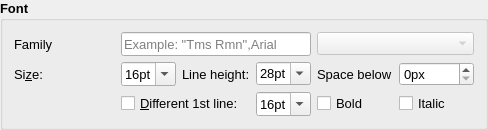
                         <widget class="QGroupBox" name="gbFont">
                          <property name="minimumSize">
                           <size>
                            <width>270</width>
                            <height>130</height>
                           </size>
                          </property>
                          <property name="font">
                           <font>
                            <family>Arial</family>
                            <pointsize>10</pointsize>
                            <weight>75</weight>
                            <bold>true</bold>
                           </font>
                          </property>
                          <property name="title">
                           <string>Font</string>
                          </property>
                          <layout class="QGridLayout" name="gridLayout_9">
                           <item row="0" column="0">
                            <widget class="QLabel" name="label_27">
                             <property name="font">
                              <font>
                               <family>Arial</family>
                               <pointsize>10</pointsize>
                               <weight>50</weight>
                               <bold>false</bold>
                              </font>
                             </property>
                             <property name="text">
                              <string>Family</string>
                             </property>
                             <property name="buddy">
                              <cstring>edtFontFamily</cstring>
                             </property>
                            </widget>
                           </item>
                           <item row="0" column="1" colspan="3">
                            <widget class="QLineEdit" name="edtFontFamily">
                             <property name="minimumSize">
                              <size>
                               <width>0</width>
                               <height>24</height>
                              </size>
                             </property>
                             <property name="font">
                              <font>
                               <family>Arial</family>
                               <pointsize>10</pointsize>
                               <weight>50</weight>
                               <bold>false</bold>
                              </font>
                             </property>
                             <property name="placeholderText">
                              <string>Example: &quot;Tms Rmn&quot;,Arial</string>
                             </property>
                            </widget>
                           </item>
                           <item row="0" column="4" colspan="2">
                            <widget class="QComboBox" name="cbFonts">
                             <property name="enabled">
                              <bool>false</bool>
                             </property>
                             <property name="toolTip">
                              <string>&lt;html&gt;&lt;head/&gt;&lt;body&gt;&lt;p&gt;If you gave any default font names or &lt;/p&gt;&lt;p&gt;Google font names you can select them &lt;/p&gt;&lt;p&gt;too using this combo box.&lt;/p&gt;&lt;/body&gt;&lt;/html&gt;</string>
                             </property>
                             <property name="placeholderText">
                              <string>Select specified font</string>
                             </property>
                            </widget>
                           </item>
                           <item row="1" column="0">
                            <widget class="QLabel" name="label_28">
                             <property name="font">
                              <font>
                               <family>Arial</family>
                               <pointsize>10</pointsize>
                               <weight>50</weight>
                               <bold>false</bold>
                              </font>
                             </property>
                             <property name="text">
                              <string>Si&amp;ze:</string>
                             </property>
                             <property name="buddy">
                              <cstring>cbFontSizeInPoints</cstring>
                             </property>
                            </widget>
                           </item>
                           <item row="1" column="1">
                            <widget class="QComboBox" name="cbFontSizeInPoints">
                             <property name="minimumSize">
                              <size>
                               <width>0</width>
                               <height>24</height>
                              </size>
                             </property>
                             <property name="font">
                              <font>
                               <family>Arial</family>
                               <pointsize>10</pointsize>
                               <weight>50</weight>
                               <bold>false</bold>
                              </font>
                             </property>
                             <property name="editable">
                              <bool>true</bool>
                             </property>
                             <property name="currentIndex">
                              <number>6</number>
                             </property>
                             <property name="insertPolicy">
                              <enum>QComboBox::InsertAtTop</enum>
                             </property>
                             <item>
                              <property name="text">
                               <string>8pt</string>
                              </property>
                             </item>
                             <item>
                              <property name="text">
                               <string>9pt</string>
                              </property>
                             </item>
                             <item>
                              <property name="text">
                               <string>10pt</string>
                              </property>
                             </item>
                             <item>
                              <property name="text">
                               <string>11pt</string>
                              </property>
                             </item>
                             <item>
                              <property name="text">
                               <string>12pt</string>
                              </property>
                             </item>
                             <item>
                              <property name="text">
                               <string>14pt</string>
                              </property>
                             </item>
                             <item>
                              <property name="text">
                               <string>16pt</string>
                              </property>
                             </item>
                             <item>
                              <property name="text">
                               <string>18pt</string>
                              </property>
                             </item>
                             <item>
                              <property name="text">
                               <string>20pt</string>
                              </property>
                             </item>
                             <item>
                              <property name="text">
                               <string>22pt</string>
                              </property>
                             </item>
                             <item>
                              <property name="text">
                               <string>24pt</string>
                              </property>
                             </item>
                             <item>
                              <property name="text">
                               <string>26pt</string>
                              </property>
                             </item>
                             <item>
                              <property name="text">
                               <string>28pt</string>
                              </property>
                             </item>
                             <item>
                              <property name="text">
                               <string>36pt</string>
                              </property>
                             </item>
                             <item>
                              <property name="text">
                               <string>48pt</string>
                              </property>
                             </item>
                             <item>
                              <property name="text">
                               <string>72pt</string>
                              </property>
                             </item>
                            </widget>
                           </item>
                           <item row="1" column="2">
                            <widget class="QLabel" name="label_32">
                             <property name="font">
                              <font>
                               <family>Arial</family>
                               <pointsize>10</pointsize>
                               <weight>50</weight>
                               <bold>false</bold>
                              </font>
                             </property>
                             <property name="text">
                              <string>Line height:</string>
                             </property>
                            </widget>
                           </item>
                           <item row="1" column="3">
                            <widget class="QComboBox" name="cbLineHeight">
                             <property name="font">
                              <font>
                               <family>Arial</family>
                               <pointsize>10</pointsize>
                               <weight>50</weight>
                               <bold>false</bold>
                              </font>
                             </property>
                             <property name="editable">
                              <bool>true</bool>
                             </property>
                             <property name="currentIndex">
                              <number>12</number>
                             </property>
                             <property name="insertPolicy">
                              <enum>QComboBox::InsertAtTop</enum>
                             </property>
                             <item>
                              <property name="text">
                               <string>8pt</string>
                              </property>
                             </item>
                             <item>
                              <property name="text">
                               <string>9pt</string>
                              </property>
                             </item>
                             <item>
                              <property name="text">
                               <string>10pt</string>
                              </property>
                             </item>
                             <item>
                              <property name="text">
                               <string>11pt</string>
                              </property>
                             </item>
                             <item>
                              <property name="text">
                               <string>12pt</string>
                              </property>
                             </item>
                             <item>
                              <property name="text">
                               <string>14pt</string>
                              </property>
                             </item>
                             <item>
                              <property name="text">
                               <string>16pt</string>
                              </property>
                             </item>
                             <item>
                              <property name="text">
                               <string>18pt</string>
                              </property>
                             </item>
                             <item>
                              <property name="text">
                               <string>20pt</string>
                              </property>
                             </item>
                             <item>
                              <property name="text">
                               <string>22pt</string>
                              </property>
                             </item>
                             <item>
                              <property name="text">
                               <string>24pt</string>
                              </property>
                             </item>
                             <item>
                              <property name="text">
                               <string>26pt</string>
                              </property>
                             </item>
                             <item>
                              <property name="text">
                               <string>28pt</string>
                              </property>
                             </item>
                             <item>
                              <property name="text">
                               <string>36pt</string>
                              </property>
                             </item>
                             <item>
                              <property name="text">
                               <string>48pt</string>
                              </property>
                             </item>
                             <item>
                              <property name="text">
                               <string>72pt</string>
                              </property>
                             </item>
                            </widget>
                           </item>
                           <item row="1" column="4">
                            <widget class="QLabel" name="label_6">
                             <property name="font">
                              <font>
                               <family>Arial</family>
                               <pointsize>10</pointsize>
                               <weight>50</weight>
                               <bold>false</bold>
                              </font>
                             </property>
                             <property name="text">
                              <string>Space below</string>
                             </property>
                            </widget>
                           </item>
                           <item row="1" column="5">
                            <widget class="QSpinBox" name="sbSpaceAfter">
                             <property name="font">
                              <font>
                               <family>Arial</family>
                               <pointsize>10</pointsize>
                               <weight>50</weight>
                               <bold>false</bold>
                              </font>
                             </property>
                             <property name="suffix">
                              <string>px</string>
                             </property>
                             <property name="maximum">
                              <number>100</number>
                             </property>
                            </widget>
                           </item>
                           <item row="2" column="0">
                            <spacer name="horizontalSpacer_13">
                             <property name="orientation">
                              <enum>Qt::Horizontal</enum>
                             </property>
                             <property name="sizeHint" stdset="0">
                              <size>
                               <width>53</width>
                               <height>20</height>
                              </size>
                             </property>
                            </spacer>
                           </item>
                           <item row="2" column="1" colspan="2">
                            <widget class="QCheckBox" name="chkDifferentFirstLine">
                             <property name="font">
                              <font>
                               <family>Arial</family>
                               <pointsize>10</pointsize>
                               <weight>50</weight>
                               <bold>false</bold>
                              </font>
                             </property>
                             <property name="text">
                              <string>&amp;Different 1st line:</string>
                             </property>
                            </widget>
                           </item>
                           <item row="2" column="3">
                            <widget class="QComboBox" name="cbPointSizeFirstLine">
                             <property name="minimumSize">
                              <size>
                               <width>0</width>
                               <height>24</height>
                              </size>
                             </property>
                             <property name="font">
                              <font>
                               <family>Arial</family>
                               <pointsize>10</pointsize>
                               <weight>50</weight>
                               <bold>false</bold>
                              </font>
                             </property>
                             <property name="editable">
                              <bool>true</bool>
                             </property>
                             <property name="currentIndex">
                              <number>6</number>
                             </property>
                             <property name="insertPolicy">
                              <enum>QComboBox::InsertAtTop</enum>
                             </property>
                             <item>
                              <property name="text">
                               <string>8pt</string>
                              </property>
                             </item>
                             <item>
                              <property name="text">
                               <string>9pt</string>
                              </property>
                             </item>
                             <item>
                              <property name="text">
                               <string>10pt</string>
                              </property>
                             </item>
                             <item>
                              <property name="text">
                               <string>11pt</string>
                              </property>
                             </item>
                             <item>
                              <property name="text">
                               <string>12pt</string>
                              </property>
                             </item>
                             <item>
                              <property name="text">
                               <string>14pt</string>
                              </property>
                             </item>
                             <item>
                              <property name="text">
                               <string>16pt</string>
                              </property>
                             </item>
                             <item>
                              <property name="text">
                               <string>18pt</string>
                              </property>
                             </item>
                             <item>
                              <property name="text">
                               <string>20pt</string>
                              </property>
                             </item>
                             <item>
                              <property name="text">
                               <string>22pt</string>
                              </property>
                             </item>
                             <item>
                              <property name="text">
                               <string>24pt</string>
                              </property>
                             </item>
                             <item>
                              <property name="text">
                               <string>26pt</string>
                              </property>
                             </item>
                             <item>
                              <property name="text">
                               <string>28pt</string>
                              </property>
                             </item>
                             <item>
                              <property name="text">
                               <string>36pt</string>
                              </property>
                             </item>
                             <item>
                              <property name="text">
                               <string>48pt</string>
                              </property>
                             </item>
                             <item>
                              <property name="text">
                               <string>72pt</string>
                              </property>
                             </item>
                            </widget>
                           </item>
                           <item row="2" column="4">
                            <widget class="QCheckBox" name="chkBold">
                             <property name="font">
                              <font>
                               <family>Arial</family>
                               <pointsize>10</pointsize>
                               <weight>50</weight>
                               <bold>false</bold>
                              </font>
                             </property>
                             <property name="text">
                              <string>Bold</string>
                             </property>
                            </widget>
                           </item>
                           <item row="2" column="5">
                            <widget class="QCheckBox" name="chkItalic">
                             <property name="font">
                              <font>
                               <family>Arial</family>
                               <pointsize>10</pointsize>
                               <weight>50</weight>
                               <bold>false</bold>
                              </font>
                             </property>
                             <property name="text">
                              <string>Italic</string>
                             </property>
                            </widget>
                           </item>
                          </layout>
                         </widget>
